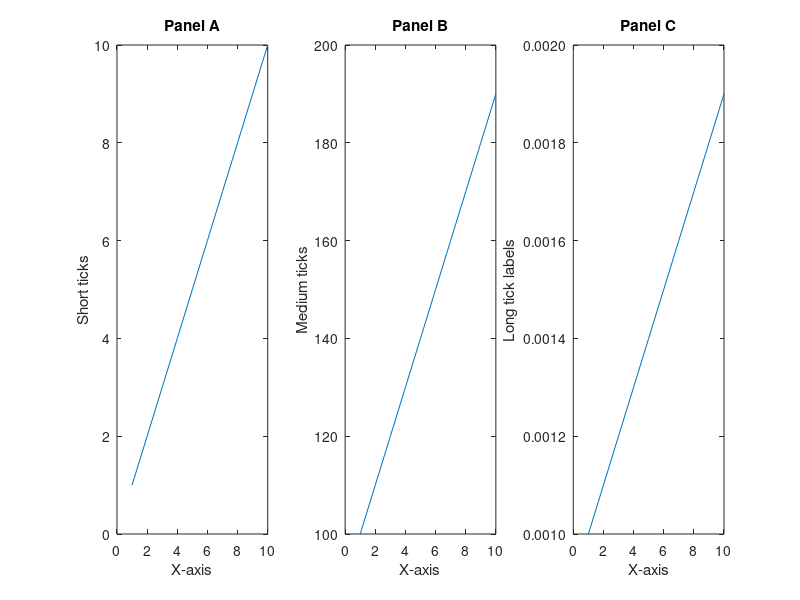

The MATLAB script that drew this image: (Note: this script raises an error after producing the figure.)
function test_layout_fixes()
    close all;
    fprintf('=== CRITICAL LAYOUT FIX VALIDATION ===\n\n');
    
    % TEST 1: YLabel extent-based spacing (with varying tick precision)
    fprintf('[TEST 1] YLabel spacing with different tick label lengths\n');
    f1 = figure('Position',[50 50 1200 400]);
    
    % Panel A: Short tick labels (few decimals)
    subplot(1,3,1);
    plot(1:10, 1:10);
    ylim([0 10]);
    yticks(0:2:10);
    yticklabels({'0','2','4','6','8','10'});
    xlabel('X-axis');
    ylabel('Short ticks');
    title('Panel A');
    
    % Panel B: Medium tick labels
    subplot(1,3,2);
    plot(1:10, 100:10:190);
    ylim([100 200]);
    yticks(100:20:200);
    yticklabels({'100','120','140','160','180','200'});
    xlabel('X-axis');
    ylabel('Medium ticks');
    title('Panel B');
    
    % Panel C: Long tick labels (with decimals)
    subplot(1,3,3);
    plot(1:10, 0.001:0.0001:0.0019);
    ylim([0.001 0.002]);
    yticks(0.001:0.0002:0.002);
    yticklabels({'0.0010','0.0012','0.0014','0.0016','0.0018','0.0020'});
    xlabel('X-axis');
    ylabel('Long tick labels');
    title('Panel C');
    
    s1 = SmartFigureEngine.computeSmartStyle(3.5, 2.6, 3, 1, 'PRL');
    s1.applyPreviewResize = false;
    SmartFigureEngine.applyFullSmart(f1, s1);
    
    % Check YLabel positions (should adapt to tick width)
    ax1 = findall(f1, 'Type', 'axes');
    yLabelPos = [];
    for k = 1:numel(ax1)
        try
            ax1(k).YLabel.Units = 'normalized';
            yp = ax1(k).YLabel.Position(1);
            yLabelPos(end+1) = yp;
        catch
        end
    end
    
    % YLabels should be more negative (further left) with longer tick labels
    adaptiveSpacing = max(abs(yLabelPos)) > min(abs(yLabelPos)) * 1.1;
    fprintf('  YLabel positions: %s\n', mat2str(yLabelPos, 3));
    fprintf('  Adaptive spacing: %s\n', iif(adaptiveSpacing, 'YES (adapts to tick width)', 'NO'));
    fprintf('  Result: %s\n\n', iif(adaptiveSpacing, 'PASS', 'WARNING - may need adjustment'));
    
    % TEST 2: XLabel closer to ticks
    fprintf('[TEST 2] XLabel vertical positioning (closer to ticks)\n');
    f2 = figure('Position',[100 100 600 450]);
    ax2 = axes(f2);
    plot(ax2, 1:10, rand(1,10));
    xlabel(ax2, 'X-axis label');
    ylabel(ax2, 'Y-axis label');
    title(ax2, 'XLabel Spacing Test');
    
    s2 = SmartFigureEngine.computeSmartStyle(3.5, 2.6, 1, 1, 'PRL');
    s2.applyPreviewResize = false;
    SmartFigureEngine.applyFullSmart(f2, s2);
    
    ax2.XLabel.Units = 'normalized';
    xLabelYPos = ax2.XLabel.Position(2);
    isCloser = xLabelYPos > -0.08;  % Should be higher than -0.08 (closer to ticks)
    fprintf('  XLabel Y position: %.4f (target: > -0.08 for tight spacing)\n', xLabelYPos);
    fprintf('  Result: %s\n\n', iif(isCloser, 'PASS - Closer to ticks', 'FAIL - Too far'));
    
    % TEST 3: Manual legend/textbox typography
    fprintf('[TEST 3] Manual legend and textbox typography\n');
    f3 = figure('Position',[150 150 700 500]);
    ax3 = axes(f3);
    
    % Plot with data
    h1 = plot(ax3, 1:10, rand(1,10), 'r-', 'LineWidth', 2);
    hold on;
    h2 = plot(ax3, 1:10, rand(1,10), 'b-', 'LineWidth', 2);
    
    % Create manual legend using axes overlay
    legAx = axes('Position', [0.65 0.7 0.25 0.15], 'Visible', 'off');
    legAx.Tag = 'manual';  % Mark as overlay
    plot(legAx, [0.1 0.3], [0.7 0.7], 'r-', 'LineWidth', 2);
    hold(legAx, 'on');
    text(legAx, 0.35, 0.7, 'Series 1', 'FontSize', 8);
    plot(legAx, [0.1 0.3], [0.3 0.3], 'b-', 'LineWidth', 2);
    text(legAx, 0.35, 0.3, 'Series 2', 'FontSize', 8);
    xlim(legAx, [0 1]);
    ylim(legAx, [0 1]);
    
    % Add textbox annotation
    annotation(f3, 'textbox', [0.15 0.8 0.2 0.1], 'String', 'Annotation', ...
        'FontSize', 8, 'EdgeColor', 'none');
    
    % Get font sizes before formatting
    legText = findall(legAx, 'Type', 'text');
    preFontSize = [];
    for t = legText(:)'
        preFontSize(end+1) = t.FontSize;
    end
    
    s3 = SmartFigureEngine.computeSmartStyle(3.5, 2.6, 1, 1, 'PRL');
    s3.applyPreviewResize = false;
    SmartFigureEngine.applyFullSmart(f3, s3);
    
    % Check if overlay typography was applied
    postFontSize = [];
    for t = legText(:)'
        postFontSize(end+1) = t.FontSize;
    end
    
    typographyApplied = any(postFontSize ~= preFontSize);
    avgFontChange = mean(postFontSize) - mean(preFontSize);
    
    fprintf('  Manual legend text count: %d\n', numel(legText));
    fprintf('  Font size before: %.1f pt (avg)\n', mean(preFontSize));
    fprintf('  Font size after: %.1f pt (avg)\n', mean(postFontSize));
    fprintf('  Typography applied: %s\n', iif(typographyApplied, 'YES', 'NO'));
    fprintf('  Result: %s\n\n', iif(typographyApplied, 'PASS', 'FAIL'));
    
    % TEST 4: Subplot XLabel alignment and positioning
    fprintf('[TEST 4] Subplot XLabel vertical positioning\n');
    f4 = figure('Position',[200 200 800 600]);
    for i = 1:4
        subplot(2,2,i);
        plot(1:10, rand(1,10));
        xlabel(sprintf('X-axis %d', i));
        ylabel(sprintf('Y%d', i));
        title(sprintf('Panel %d', i));
    end
    
    s4 = SmartFigureEngine.computeSmartStyle(3.5, 2.6, 2, 2, 'PRL');
    s4.applyPreviewResize = false;
    SmartFigureEngine.applyFullSmart(f4, s4);
    
    % Check XLabel positions
    ax4 = findall(f4, 'Type', 'axes');
    pos4 = vertcat(ax4.Position);
    bottomRow = pos4(:,2) < median(pos4(:,2));
    
    xLabelYBottom = [];
    axBottomEdge = [];
    for k = 1:numel(ax4)
        if bottomRow(k)
            try
                ax4(k).XLabel.Units = 'normalized';
                xp = ax4(k).XLabel.Position;
                xLabelYBottom(end+1) = xp(2);
                axBottomEdge(end+1) = pos4(k,2);
            catch
            end
        end
    end
    
    aligned = std(xLabelYBottom) < 0.001;
    clearanceFromAxes = min(axBottomEdge) - max(xLabelYBottom);
    lowEnough = all(xLabelYBottom < -0.05);  % Should be well below axes
    
    fprintf('  Bottom row XLabel Y positions: %s\n', mat2str(xLabelYBottom, 4));
    fprintf('  Alignment std: %.6f\n', std(xLabelYBottom));
    fprintf('  Clearance from axes: %.4f\n', clearanceFromAxes);
    fprintf('  Low enough (< -0.05): %s\n', iif(lowEnough, 'YES', 'NO'));
    fprintf('  Aligned: %s\n', iif(aligned, 'YES', 'NO'));
    fprintf('  Result: %s\n\n', iif(aligned && lowEnough, 'PASS', 'FAIL'));
    
    % SUMMARY
    fprintf('=== SUMMARY ===\n');
    allPass = adaptiveSpacing && isCloser && typographyApplied && aligned && lowEnough;
    if allPass
        fprintf('✓✓✓ ALL CRITICAL FIXES VALIDATED ✓✓✓\n');
        fprintf('\n✓ YLabel extent-based spacing working\n');
        fprintf('✓ XLabel positioned closer to ticks\n');
        fprintf('✓ Overlay typography applied\n');
        fprintf('✓ Subplot XLabels properly positioned and aligned\n');
    else
        fprintf('❌ Some issues detected:\n');
        if ~adaptiveSpacing, fprintf('  - YLabel not adapting to tick width\n'); end
        if ~isCloser, fprintf('  - XLabel too far from ticks\n'); end
        if ~typographyApplied, fprintf('  - Overlay typography not applied\n'); end
        if ~aligned, fprintf('  - XLabels not aligned\n'); end
        if ~lowEnough, fprintf('  - XLabels not low enough\n'); end
    end
    
    pause(3);
end

function out = iif(cond, a, b)
    if cond
        out = a;
    else
        out = b;
    end
end
